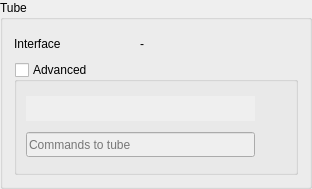
         <widget class="QGroupBox" name="groupTube">
          <property name="sizePolicy">
           <sizepolicy hsizetype="Fixed" vsizetype="Fixed">
            <horstretch>0</horstretch>
            <verstretch>0</verstretch>
           </sizepolicy>
          </property>
          <property name="minimumSize">
           <size>
            <width>312</width>
            <height>189</height>
           </size>
          </property>
          <property name="maximumSize">
           <size>
            <width>312</width>
            <height>189</height>
           </size>
          </property>
          <property name="title">
           <string>Tube</string>
          </property>
          <layout class="QGridLayout" name="gridTube">
           <item row="0" column="1">
            <widget class="QLabel" name="lblTubeInterfaceValue">
             <property name="sizePolicy">
              <sizepolicy hsizetype="Fixed" vsizetype="Fixed">
               <horstretch>0</horstretch>
               <verstretch>0</verstretch>
              </sizepolicy>
             </property>
             <property name="minimumSize">
              <size>
               <width>140</width>
               <height>25</height>
              </size>
             </property>
             <property name="maximumSize">
              <size>
               <width>160</width>
               <height>25</height>
              </size>
             </property>
             <property name="text">
              <string>-</string>
             </property>
             <property name="alignment">
              <set>Qt::AlignLeading|Qt::AlignLeft|Qt::AlignVCenter</set>
             </property>
            </widget>
           </item>
           <item row="1" column="0" colspan="2">
            <widget class="QGroupBox" name="groupTubeAdvanced">
             <property name="title">
              <string>Advanced</string>
             </property>
             <property name="checkable">
              <bool>true</bool>
             </property>
             <property name="checked">
              <bool>false</bool>
             </property>
             <layout class="QGridLayout" name="gridTubeAdvanced">
              <item row="0" column="0">
               <widget class="QLineEdit" name="dispTubeResult">
                <property name="minimumSize">
                 <size>
                  <width>0</width>
                  <height>25</height>
                 </size>
                </property>
                <property name="palette">
                 <palette>
                  <active>
                   <colorrole role="Text">
                    <brush brushstyle="SolidPattern">
                     <color alpha="255">
                      <red>0</red>
                      <green>0</green>
                      <blue>161</blue>
                     </color>
                    </brush>
                   </colorrole>
                  </active>
                  <inactive>
                   <colorrole role="Text">
                    <brush brushstyle="SolidPattern">
                     <color alpha="255">
                      <red>0</red>
                      <green>0</green>
                      <blue>161</blue>
                     </color>
                    </brush>
                   </colorrole>
                  </inactive>
                  <disabled>
                   <colorrole role="Text">
                    <brush brushstyle="SolidPattern">
                     <color alpha="255">
                      <red>139</red>
                      <green>142</green>
                      <blue>142</blue>
                     </color>
                    </brush>
                   </colorrole>
                  </disabled>
                 </palette>
                </property>
                <property name="focusPolicy">
                 <enum>Qt::NoFocus</enum>
                </property>
                <property name="toolTip">
                 <string>&lt;html&gt;&lt;head/&gt;&lt;body&gt;&lt;p&gt;Up arrow key picks up the previous command.&lt;/p&gt;&lt;p&gt;Down arrow key clears the current command.&lt;/p&gt;&lt;p&gt;Return or Enter key executes the current command&lt;/p&gt;&lt;/body&gt;&lt;/html&gt;</string>
                </property>
                <property name="frame">
                 <bool>false</bool>
                </property>
                <property name="readOnly">
                 <bool>true</bool>
                </property>
               </widget>
              </item>
              <item row="0" column="1">
               <widget class="QPushButton" name="pushTubeSend">
                <property name="sizePolicy">
                 <sizepolicy hsizetype="Fixed" vsizetype="Fixed">
                  <horstretch>0</horstretch>
                  <verstretch>0</verstretch>
                 </sizepolicy>
                </property>
                <property name="minimumSize">
                 <size>
                  <width>25</width>
                  <height>25</height>
                 </size>
                </property>
                <property name="maximumSize">
                 <size>
                  <width>25</width>
                  <height>25</height>
                 </size>
                </property>
                <property name="toolTip">
                 <string>Send commands to tube. Do not read.</string>
                </property>
                <property name="text">
                 <string/>
                </property>
                <property name="icon">
                 <iconset resource="../include/icons.qrc">
                  <normaloff>:/icons/images/oneway.png</normaloff>:/icons/images/oneway.png</iconset>
                </property>
                <property name="iconSize">
                 <size>
                  <width>24</width>
                  <height>24</height>
                 </size>
                </property>
                <property name="flat">
                 <bool>true</bool>
                </property>
               </widget>
              </item>
              <item row="1" column="0">
               <widget class="QLineEdit" name="dispTube">
                <property name="minimumSize">
                 <size>
                  <width>0</width>
                  <height>25</height>
                 </size>
                </property>
                <property name="toolTip">
                 <string>&lt;html&gt;&lt;head/&gt;&lt;body&gt;&lt;p&gt;Up arrow key picks up the previous command.&lt;/p&gt;&lt;p&gt;Down arrow key clears the current command.&lt;/p&gt;&lt;p&gt;Return or Enter key executes the current command&lt;/p&gt;&lt;/body&gt;&lt;/html&gt;</string>
                </property>
                <property name="placeholderText">
                 <string>Commands to tube</string>
                </property>
               </widget>
              </item>
              <item row="1" column="1">
               <widget class="QPushButton" name="pushTubeSendRead">
                <property name="sizePolicy">
                 <sizepolicy hsizetype="Fixed" vsizetype="Fixed">
                  <horstretch>0</horstretch>
                  <verstretch>0</verstretch>
                 </sizepolicy>
                </property>
                <property name="minimumSize">
                 <size>
                  <width>25</width>
                  <height>25</height>
                 </size>
                </property>
                <property name="maximumSize">
                 <size>
                  <width>25</width>
                  <height>25</height>
                 </size>
                </property>
                <property name="toolTip">
                 <string>Send and read commands to tube. &lt;br&gt; You must be sure it can read, else server will wait for ever and think it is switched off.</string>
                </property>
                <property name="text">
                 <string/>
                </property>
                <property name="icon">
                 <iconset resource="../include/icons.qrc">
                  <normaloff>:/icons/images/twoway.png</normaloff>:/icons/images/twoway.png</iconset>
                </property>
                <property name="iconSize">
                 <size>
                  <width>24</width>
                  <height>24</height>
                 </size>
                </property>
                <property name="flat">
                 <bool>true</bool>
                </property>
               </widget>
              </item>
             </layout>
            </widget>
           </item>
           <item row="0" column="0">
            <widget class="QLabel" name="lblTubeInterface">
             <property name="sizePolicy">
              <sizepolicy hsizetype="Fixed" vsizetype="Fixed">
               <horstretch>0</horstretch>
               <verstretch>0</verstretch>
              </sizepolicy>
             </property>
             <property name="minimumSize">
              <size>
               <width>120</width>
               <height>25</height>
              </size>
             </property>
             <property name="maximumSize">
              <size>
               <width>120</width>
               <height>25</height>
              </size>
             </property>
             <property name="text">
              <string>Interface</string>
             </property>
            </widget>
           </item>
          </layout>
         </widget>
